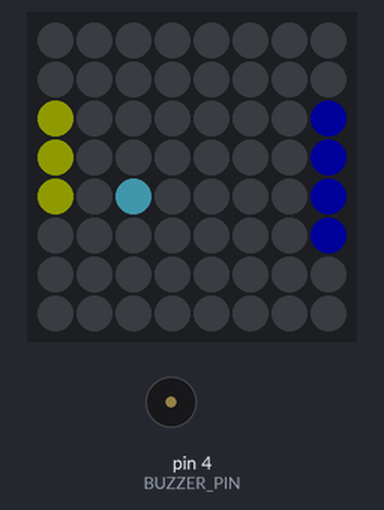
The sketch below on a simulated Arduino Uno, built with avr-gcc and run on an emulated ATmega328P. Shown: 8×8 RGB LED matrix (first LED top left, wired row by row), buzzer (waves = sounding). Dim RGB values are drawn brighter than linear; random numbers use the default seed unless the sketch sets one.

Above: at 0.06 s.
At 9.61 s:
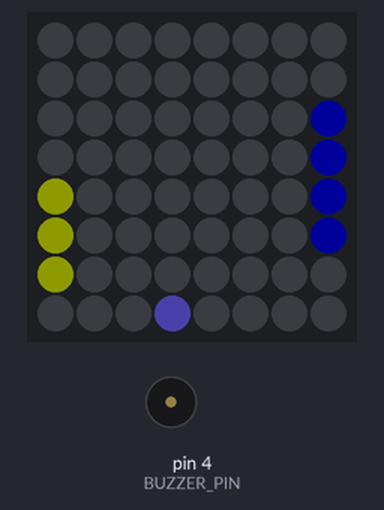
At 20.02 s:
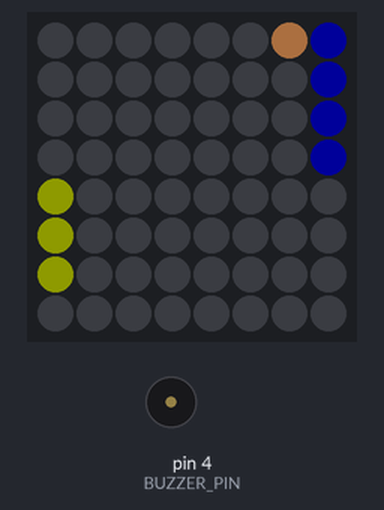
At 39.67 s:
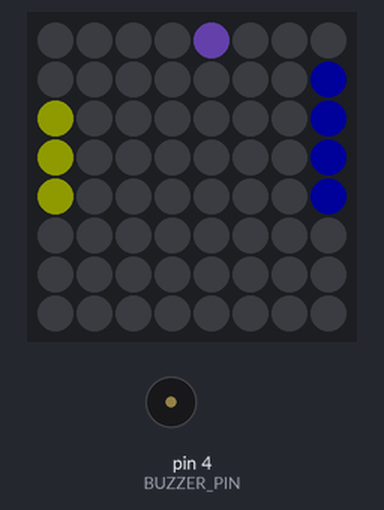
Timing chart, 0 to 40.0 s (numbered marks = the images above):
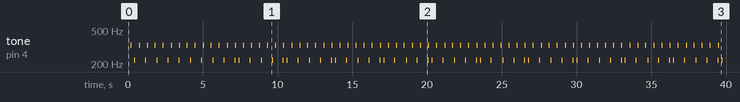

The sketch:

pong.ino
```cpp
#include <Adafruit_NeoPixel.h>

// ===== PANEL/BOARD =====
#define LED_PIN       2        // ESP8266 D4 / GPIO2
#define W             8
#define H             8
#define NUMPIX        (W*H)
#define BRIGHTNESS    48
#define SERPENTINE    true     // false bei linearer Verdrahtung

// ===== ORIENTIERUNG =====
#define FLIP_X     false
#define FLIP_Y     false
#define ROTATE_90  false

// ===== SOUND (Buzzer/Speaker) =====
// Aktiviere Sound = true; Buzzer an D2 (GPIO4) empfohlen.
// Für passive Piezo- oder aktiven Buzzer geeignet (tone()).
#define ENABLE_SOUND  true
#define BUZZER_PIN    4        // ESP8266 D2 / GPIO4

// ===== GAME-TUNING (verlustarm) =====
#define PADDLE_MIN_SIZE      3
#define PADDLE_MAX_SIZE      4
#define FRAME_MS_MIN         80     // langsamer = leichter
#define FRAME_MS_MAX         120
#define PADDLE_MOVE_EVERY_MIN 1
#define PADDLE_MOVE_EVERY_MAX 2
#define AI_TRACK_PROB        88     // % Follow-Intelligenz
#define FORGIVE_MARGIN       1      // Toleranzpixel am Paddle-Rand (Assist)

// Farb/Stil
Adafruit_NeoPixel strip(NUMPIX, LED_PIN, NEO_GRB + NEO_KHZ800);

// ---------- Mapping mit Flip/Rotate ----------
static inline void transformXY(uint8_t &x, uint8_t &y) {
  if (ROTATE_90) { uint8_t t = x; x = y; y = W - 1 - t; }
  if (FLIP_X)    { x = W - 1 - x; }
  if (FLIP_Y)    { y = H - 1 - y; }
}
uint16_t XY(uint8_t x, uint8_t y) {
  transformXY(x, y);
  if (!SERPENTINE) return y * W + x;
  return (y % 2 == 0) ? (y * W + x) : (y * W + (W - 1 - x));
}

// ---------- Farbhelper ----------
uint32_t hsv(uint16_t hDeg, uint8_t s=255, uint8_t v=255) {
  return strip.gamma32(strip.ColorHSV((uint16_t)(hDeg * 182), s, v));
}

// ---------- Sound ----------
void buzz(uint16_t f, uint16_t ms) {
#if ENABLE_SOUND
  tone(BUZZER_PIN, f, ms);
  delay(ms);
  noTone(BUZZER_PIN);
#endif
}
void sfxWall()   { buzz(220, 30); }     // soft „thud“
void sfxPaddle() { buzz(330, 50); }     // „tok“
void sfxScore()  { buzz(150, 70); delay(40); buzz(110, 120); } // dezent, tief

// ---------- Game State ----------
int ball_x, ball_y, vx, vy;
int lp_y, rp_y;            // Topkoordinate der Paddles
int lp_size, rp_size;      // Länge
uint16_t hueLeft, hueRight, hueBall;
uint16_t frameDelayMs;
int paddleMoveEvery;
unsigned long frameNo = 0;

// ---------- Utils ----------
int clampi(int v, int lo, int hi) { if (v < lo) return lo; if (v > hi) return hi; return v; }

void drawPaddleLeft() {
  uint32_t c = hsv(hueLeft, 220, 200);
  for (int y = 0; y < lp_size; y++) strip.setPixelColor(XY(0, clampi(lp_y + y, 0, H-1)), c);
}
void drawPaddleRight() {
  uint32_t c = hsv(hueRight, 220, 200);
  for (int y = 0; y < rp_size; y++) strip.setPixelColor(XY(W-1, clampi(rp_y + y, 0, H-1)), c);
}
void drawBall() {
  strip.setPixelColor(XY(ball_x, ball_y), hsv(hueBall, 80, 255));
}

void subtleScoreFlash(bool leftMiss) {
  // Dezente Feedback-Animation: 2 weiche Pulses + Randspalte
  uint32_t wash = hsv(leftMiss ? hueRight : hueLeft, 40, 40);
  uint8_t edgeX = leftMiss ? 0 : (W-1);
  for (int k=0; k<2; k++) {
    // leichter Wash
    for (int y=0; y<H; y++) for (int x=0; x<W; x++) strip.setPixelColor(XY(x,y), wash);
    // Randspalte etwas heller
    for (int y=0; y<H; y++) strip.setPixelColor(XY(edgeX,y), hsv(leftMiss ? hueRight : hueLeft, 180, 120));
    strip.show(); delay(120);
    strip.clear(); strip.show(); delay(120);
  }
}

void resetRound() {
  lp_size = PADDLE_MIN_SIZE + (random(PADDLE_MAX_SIZE - PADDLE_MIN_SIZE + 1));
  rp_size = PADDLE_MIN_SIZE + (random(PADDLE_MAX_SIZE - PADDLE_MIN_SIZE + 1));
  lp_y = clampi(H/2 - lp_size/2, 0, H - lp_size);
  rp_y = clampi(H/2 - rp_size/2, 0, H - rp_size);

  // Serve aus Mitte, leichte Streuung
  ball_x = random(3, W-3);
  ball_y = random(2, H-2);
  vx = (random(0,2) == 0) ? -1 : +1;
  vy = (random(0,2) == 0) ? -1 : +1;

  hueLeft  = random(0, 360);
  hueRight = (hueLeft + 180) % 360;
  hueBall  = random(0, 360);

  frameDelayMs    = random(FRAME_MS_MIN, FRAME_MS_MAX + 1);
  paddleMoveEvery = random(PADDLE_MOVE_EVERY_MIN, PADDLE_MOVE_EVERY_MAX + 1);

  strip.clear(); strip.show();
}

void moveAI() {
  // Linkes Paddle
  if ((frameNo % paddleMoveEvery) == 0) {
    if (vx < 0) {
      if (random(0,100) < AI_TRACK_PROB) {
        int target = ball_y - lp_size/2;
        if (target < lp_y) lp_y--;
        else if (target > lp_y) lp_y++;
      }
    } else {
      int mid = H/2 - lp_size/2;
      if (lp_y < mid && random(0,100)<40) lp_y++;
      else if (lp_y > mid && random(0,100)<40) lp_y--;
    }
    lp_y = clampi(lp_y, 0, H - lp_size);
  }
  // Rechtes Paddle
  if ((frameNo % paddleMoveEvery) == 0) {
    if (vx > 0) {
      if (random(0,100) < AI_TRACK_PROB) {
        int target = ball_y - rp_size/2;
        if (target < rp_y) rp_y--;
        else if (target > rp_y) rp_y++;
      }
    } else {
      int mid = H/2 - rp_size/2;
      if (rp_y < mid && random(0,100)<40) rp_y++;
      else if (rp_y > mid && random(0,100)<40) rp_y--;
    }
    rp_y = clampi(rp_y, 0, H - rp_size);
  }
}

void physicsStep() {
  // Wandkontakt oben/unten
  int next_y = ball_y + vy;
  if (next_y < 0 || next_y > H-1) {
    vy = -vy; next_y = ball_y + vy;
    hueBall = (hueBall + 17) % 360;
    sfxWall();
  }

  // Links – Paddle mit Assist (FORGIVE_MARGIN)
  if (vx < 0 && ball_x == 1) {
    int minY = lp_y - FORGIVE_MARGIN;
    int maxY = lp_y + lp_size - 1 + FORGIVE_MARGIN;
    if (next_y >= minY && next_y <= maxY) {
      vx = -vx;
      // Spin je nach relativer Trefferhöhe
      int center = lp_y + lp_size/2;
      if (next_y < center) vy = -1;
      else if (next_y > center) vy = 1;
      hueBall = (hueBall + 31) % 360;
      sfxPaddle();
    } else {
      subtleScoreFlash(true);
      sfxScore();
      resetRound();
      return;
    }
  }

  // Rechts – Paddle mit Assist
  if (vx > 0 && ball_x == W-2) {
    int minY = rp_y - FORGIVE_MARGIN;
    int maxY = rp_y + rp_size - 1 + FORGIVE_MARGIN;
    if (next_y >= minY && next_y <= maxY) {
      vx = -vx;
      int center = rp_y + rp_size/2;
      if (next_y < center) vy = -1;
      else if (next_y > center) vy = 1;
      hueBall = (hueBall + 31) % 360;
      sfxPaddle();
    } else {
      subtleScoreFlash(false);
      sfxScore();
      resetRound();
      return;
    }
  }

  // Move Ball
  ball_x += vx;
  ball_y = next_y;

  // Clamp
  if (ball_x < 0) ball_x = 0; else if (ball_x > W-1) ball_x = W-1;
  if (ball_y < 0) ball_y = 0; else if (ball_y > H-1) ball_y = H-1;
}

void renderFrame() {
  strip.clear();
  drawPaddleLeft();
  drawPaddleRight();
  drawBall();
  strip.show();
}

// ---------- Setup/Loop ----------
void setup() {
  strip.begin();
  strip.setBrightness(BRIGHTNESS);
  strip.clear(); strip.show();
  randomSeed(analogRead(A0) ^ micros());
#if ENABLE_SOUND
  pinMode(BUZZER_PIN, OUTPUT);
#endif
  resetRound();
}

void loop() {
  moveAI();
  physicsStep();
  renderFrame();
  frameNo++;
  delay(frameDelayMs);
}
```

Measured:
- by itself, tone on pin 4 (BUZZER_PIN): plays 330 Hz for 0.05 s, 220 Hz for 0.03 s, 330 Hz for 0.05 s, 220 Hz for 0.03 s, 330 Hz for 0.05 s, 330 Hz for 0.05 s … (135 notes in this stretch)
